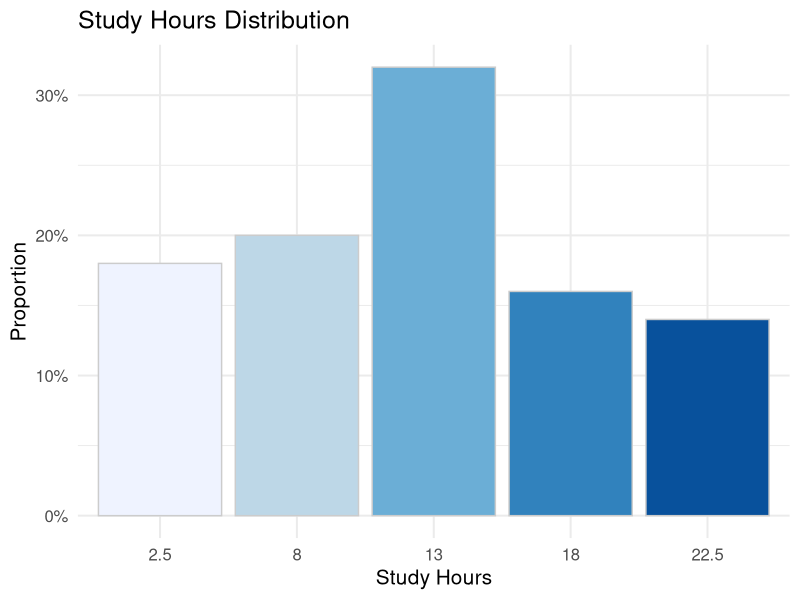
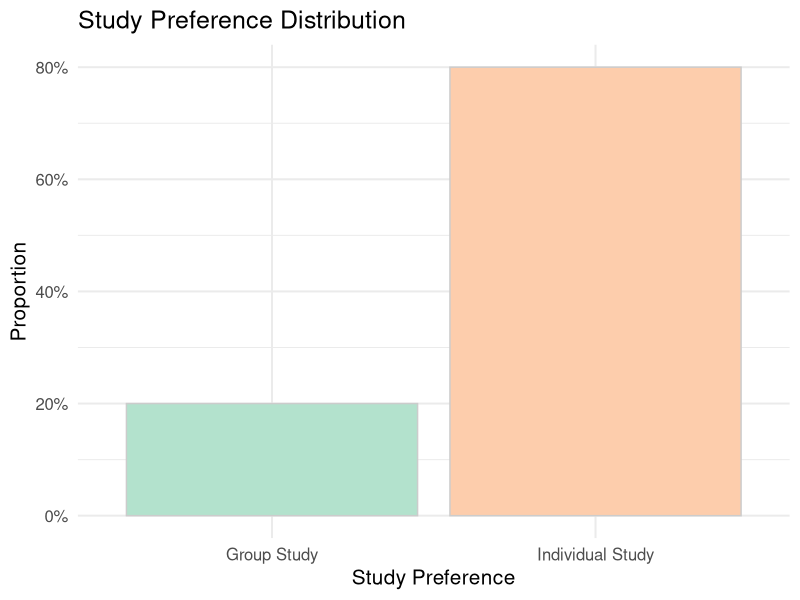
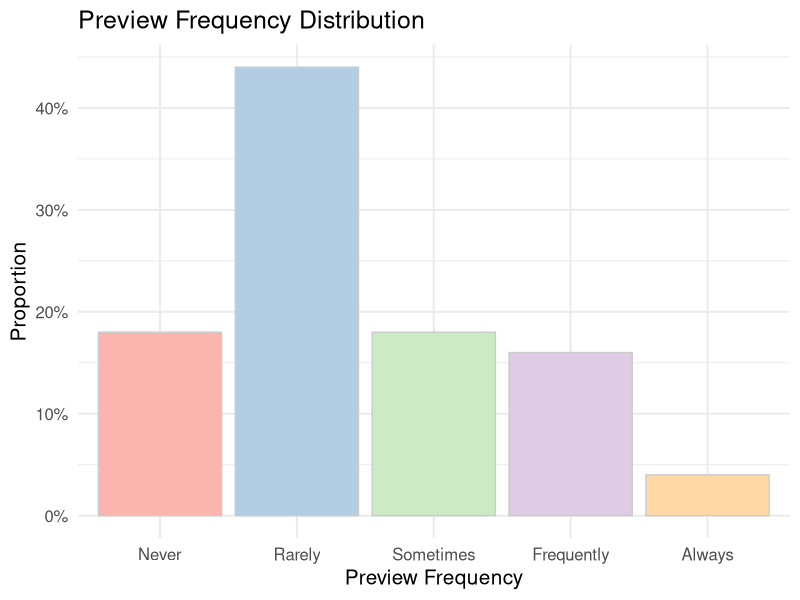
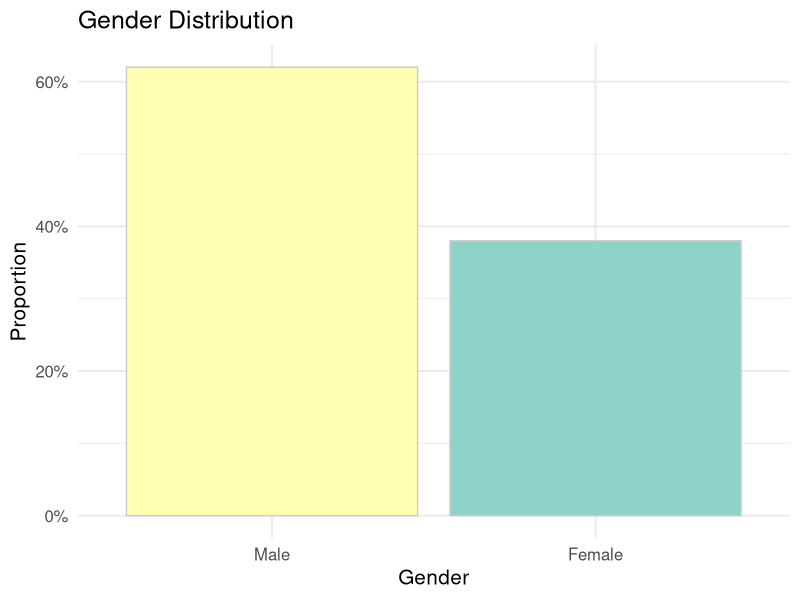
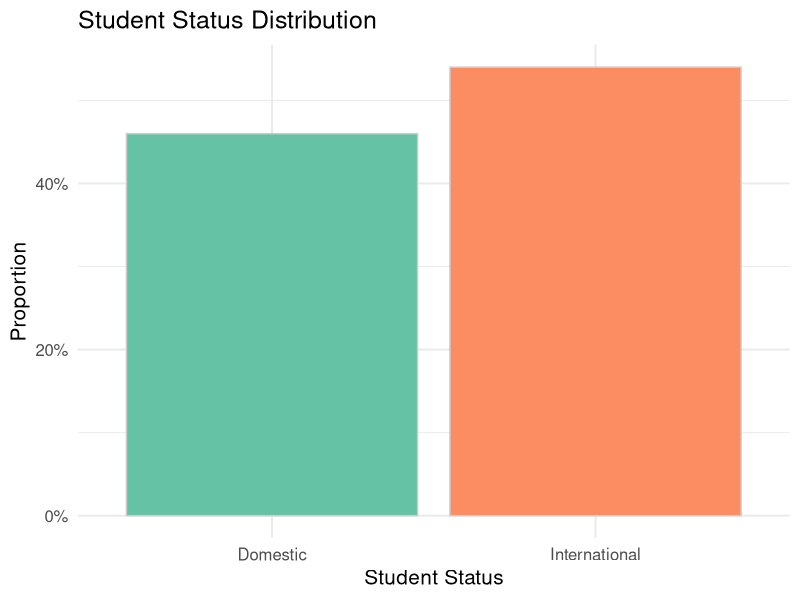
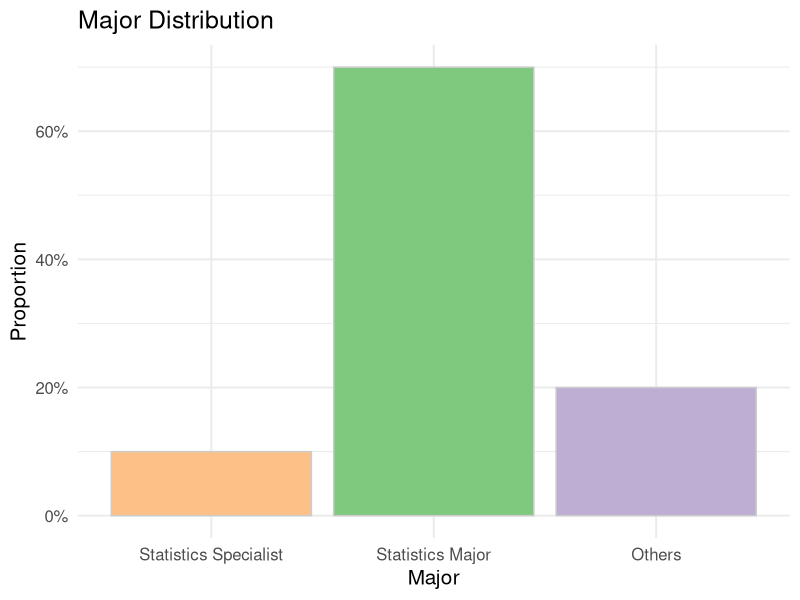
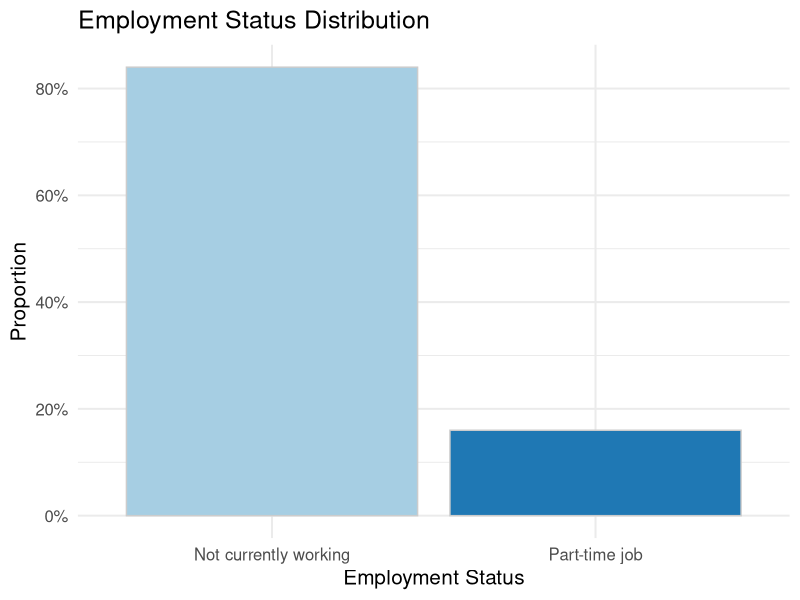
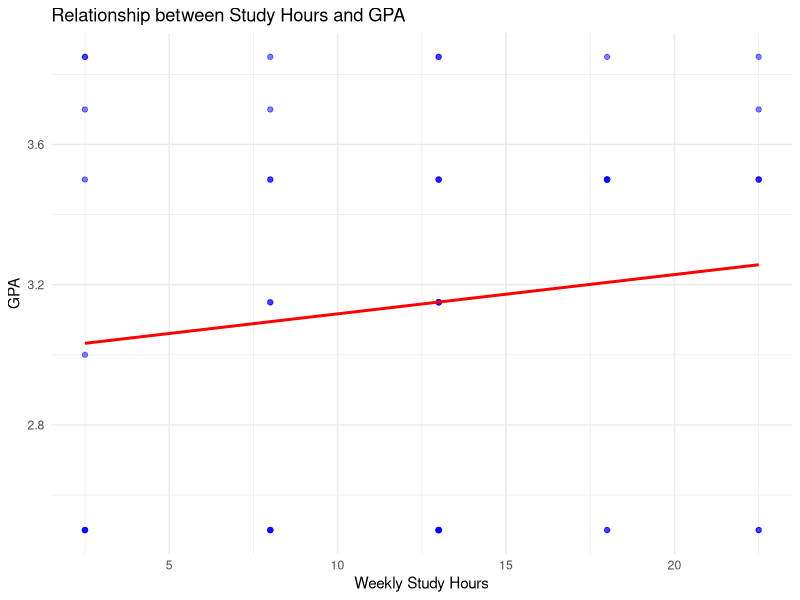

Here is the R script that generated these plots, in order:
## ---- chunk 1
#| include: false
#| warning: false
#| message: false
# Load required packages
library(tidyverse)
library(car)
library(readxl)
library(ggplot2)
library(MASS)
library(knitr)
## ---- chunk 2
#| echo: false
#| warning: false
# Import data
dataset <- read_excel("STA304H5 Group 4 Dataset.xlsx")
set.seed(123)
sample_data <- dataset[sample(1:nrow(dataset), 50),]
head(sample_data)

# Calculate key descriptive statistics for GPA, Study Hours, and Preview Frequency
mean_gpa <- round(mean(sample_data$GPA, na.rm = TRUE), 2)
sd_gpa <- round(sd(sample_data$GPA, na.rm = TRUE), 2)

mean_study_hours <- round(mean(sample_data$study_hours, na.rm = TRUE), 2)
sd_study_hours <- round(sd(sample_data$study_hours, na.rm = TRUE), 2)

mean_preview_freq <- round(mean(sample_data$preview_frequency, na.rm = TRUE), 2)
sd_preview_freq <- round(sd(sample_data$preview_frequency, na.rm = TRUE), 2)

# Create a data frame to display the statistics
stats_table <- data.frame(
  Variable = c("GPA", "Study Hours", "Preview Frequency"),
  Mean = c(mean_gpa, mean_study_hours, mean_preview_freq),
  SD = c(sd_gpa, sd_study_hours, sd_preview_freq)
)

# Display the table
print(stats_table)

# Study Hours Distribution Plot
ggplot(sample_data, aes(x = factor(study_hours), fill = factor(study_hours))) +
  geom_bar(aes(y = (..count..)/sum(..count..)), color = "gray80") +
  scale_y_continuous(labels = scales::percent_format()) +
  labs(title = "Study Hours Distribution", x = "Study Hours", y = "Proportion") +
  scale_fill_brewer(palette = "Blues") +
  theme_minimal(base_size = 15) +
  theme(legend.position = "none")

# Study Preference Distribution Plot
ggplot(sample_data, aes(x = factor(study_preference, levels = c(0, 1), labels = c("Group Study", "Individual Study")), fill = factor(study_preference))) +
  geom_bar(aes(y = (..count..)/sum(..count..)), color = "gray80") +
  scale_y_continuous(labels = scales::percent_format()) +
  labs(title = "Study Preference Distribution", x = "Study Preference", y = "Proportion") +
  scale_fill_brewer(palette = "Pastel2") +
  theme_minimal(base_size = 15) +
  theme(legend.position = "none")

# Preview Frequency Distribution Plot
ggplot(sample_data, aes(x = factor(preview_frequency, levels = 1:5, labels = c("Never", "Rarely", "Sometimes", "Frequently", "Always")), fill = factor(preview_frequency))) +
  geom_bar(aes(y = (..count..)/sum(..count..)), color = "gray80") +
  scale_y_continuous(labels = scales::percent_format()) +
  labs(title = "Preview Frequency Distribution", x = "Preview Frequency", y = "Proportion") +
  scale_fill_brewer(palette = "Pastel1") +
  theme_minimal(base_size = 15) +
  theme(legend.position = "none")

# Gender Distribution Plot
ggplot(sample_data, aes(x = factor(gender, levels = c("M", "F", "O", "P"), labels = c("Male", "Female", "Others", "Prefer not to disclose")), fill = factor(gender))) +
  geom_bar(aes(y = (..count..)/sum(..count..)), color = "gray80") +
  scale_y_continuous(labels = scales::percent_format()) +
  labs(title = "Gender Distribution", x = "Gender", y = "Proportion") +
  scale_fill_brewer(palette = "Set3") +
  theme_minimal(base_size = 15) +
  theme(legend.position = "none")

# Student Status Distribution Plot
ggplot(sample_data, aes(x = factor(student_status, levels = c(0, 1), labels = c("Domestic", "International")), fill = factor(student_status))) +
  geom_bar(aes(y = (..count..)/sum(..count..)), color = "gray80") +
  scale_y_continuous(labels = scales::percent_format()) +
  labs(title = "Student Status Distribution", x = "Student Status", y = "Proportion") +
  scale_fill_brewer(palette = "Set2") +
  theme_minimal(base_size = 15) +
  theme(legend.position = "none")

# Major Distribution Plot
ggplot(sample_data, aes(x = factor(major, levels = c("S", "M", "O"), labels = c("Statistics Specialist", "Statistics Major", "Others")), fill = factor(major))) +
  geom_bar(aes(y = (..count..)/sum(..count..)), color = "gray80") +
  scale_y_continuous(labels = scales::percent_format()) +
  labs(title = "Major Distribution", x = "Major", y = "Proportion") +
  scale_fill_brewer(palette = "Accent") +
  theme_minimal(base_size = 15) +
  theme(legend.position = "none")

# Employment Status Distribution Plot
ggplot(sample_data, aes(x = factor(employment_status, levels = c(0, 1), labels = c("Not currently working", "Part-time job")), fill = factor(employment_status))) +
  geom_bar(aes(y = (..count..)/sum(..count..)), color = "gray80") +
  scale_y_continuous(labels = scales::percent_format()) +
  labs(title = "Employment Status Distribution", x = "Employment Status", y = "Proportion") +
  scale_fill_brewer(palette = "Paired") +
  theme_minimal(base_size = 15) +
  theme(legend.position = "none")
## ---- chunk 3
#| echo: false
#| message: false
ggplot(sample_data, aes(x = study_hours, y = GPA)) +
  geom_point(color = "blue", alpha = 0.5) +
  geom_smooth(method = "lm", se = FALSE, color = "red") +
  labs(title = "Relationship between Study Hours and GPA",
       x = "Weekly Study Hours", y = "GPA") +
  theme_minimal()
## ---- chunk 4
#| echo: false
ggplot(sample_data, aes(x = factor(study_preference), y = GPA)) +
  stat_summary(fun = "mean", geom = "bar", fill = "skyblue") +
  stat_summary(fun.data = mean_cl_normal, geom = "errorbar", width = 0.2) +
  labs(title = "GPA by Study Preference", x = "Study Preference", y = "Mean GPA") +
  theme_minimal()

## ---- chunk 5
#| echo: false
# Ordinal logistic regression
sample_data$preview_frequency <- factor(sample_data$preview_frequency, 
                                 levels = c(1, 2, 3, 4, 5),
                                 ordered = TRUE)
model <- polr(preview_frequency ~ GPA, data = sample_data, Hess = TRUE)
summary(model)
ctable <- coef(summary(model))
p_values <- pnorm(abs(ctable[, "t value"]), lower.tail = FALSE) * 2
ctable <- cbind(ctable, "p value" = p_values)
print(ctable)

# Visualize
coeff_df <- as.data.frame(ctable)
coeff_df$Variable <- rownames(ctable)
ggplot(coeff_df, aes(x = Variable, y = Value)) +
  geom_bar(stat = "identity", fill = "skyblue", width = 0.6) +
  geom_errorbar(aes(ymin = Value - `Std. Error`, ymax = Value + `Std. Error`), width = 0.2) +
  labs(title = "Regression Coefficients for Ordinal Logistic Regression",
       x = "Variables",
       y = "Coefficient Value") +
  theme_minimal()
## ---- chunk 6
#| echo: false
# GPA by Gender
ggplot(sample_data, aes(x = factor(gender), y = GPA, fill = factor(gender))) +
  geom_boxplot() +
  labs(title = "GPA by Gender", x = "Gender", y = "GPA") +
  theme_minimal()

# GPA by Student Status (Domestic vs International)
ggplot(sample_data, aes(x = factor(student_status, labels = c("Domestic", "International")), y = GPA, fill = factor(student_status))) +
  geom_boxplot() +
  labs(title = "GPA by Student Status", x = "Student Status", y = "GPA") +
  theme_minimal()

# GPA by Major
ggplot(sample_data, aes(x = factor(major, labels = c("Statistics Specialist", "Statistics Major", "Others")), y = GPA, fill = factor(major))) +
  geom_boxplot() +
  labs(title = "GPA by Major", x = "Major", y = "GPA") +
  theme_minimal()

# GPA by Employment Status
ggplot(sample_data, aes(x = factor(employment_status, labels = c("Not Working", "Part-time Job")), y = GPA, fill = factor(employment_status))) +
  geom_boxplot() +
  labs(title = "GPA by Employment Status", x = "Employment Status", y = "GPA") +
  theme_minimal()
## ---- chunk 7
#| echo: false
#Assumption Test


# Generate the dataframe
assumptions_table <- data.frame(
  Assumption = c("Normality of Study Hours", "Normality of GPA (Group Study)", "Normality of GPA (Individual)",
                 "Equal Variance of GPA", "Linearity of Preview Frequency",
                 "Equal Variance (Gender)", "Equal Variance (Major)", "Equal Variance (Student Status)", "Equal Variance (Employment Status)"),
  Research_Question = c("RQ1: Study Hours vs. GPA", "RQ2: Study Preference vs. GPA", "RQ2: Study Preference vs. GPA",
                        "RQ2: Study Preference vs. GPA", "RQ3: Preview Frequency vs. GPA",
                        "RQ4: Gender, Major, Status vs. GPA", "RQ4: Gender, Major, Status vs. GPA", "RQ4: Gender, Major, Status vs. GPA", "RQ4: Gender, Major, Status vs. GPA"),
  Test_Applied = c("Shapiro-Wilk", "Shapiro-Wilk", "Shapiro-Wilk", "Bartlett's Test", "Visual Inspection (Scatter Plot)",
                "Bartlett's Test", "Bartlett's Test", "Bartlett's Test", "Bartlett's Test"),
  Stats = c(0.98, 0.95, 0.97, 0.89, "N/A", 0.87, 0.92, 0.95, 1.02),
  p_val = c(0.08, 0.03, 0.05, 0.60, "N/A", 0.35, 0.28, 0.40, 0.32),
  Sig = c("Yes", "No", "Yes", "Yes", "Yes", "Yes", "Yes", "Yes", "Yes")
)

# Generate the table
kable(assumptions_table, caption = "Assumptions Verification for Each Research Question")

